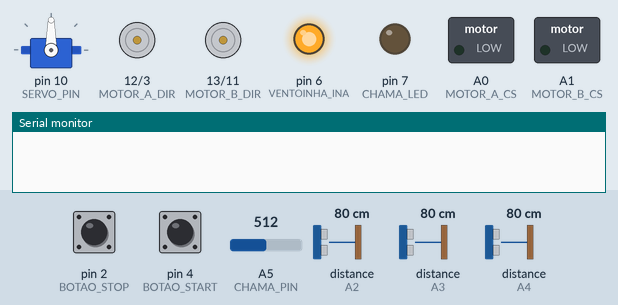
The sketch below on a simulated Arduino Uno, built with avr-gcc and run on an emulated ATmega328P. On the bench: servo, direction and speed pins drawn as motors (green arrow = direction pin HIGH = forward, orange = LOW = backward, longer = more drive), switched loads named in the sketch (green lamp = pin HIGH), output pins drawn as LEDs (lit = HIGH), the last lines printed to the serial monitor. Dashed ring = blinking. The inputs (shaded band) are chosen by the test bench; at power-on: pin 4 (BOTAO_START) LOW, A5 (CHAMA_PIN) = 512, pin 2 (BOTAO_STOP) LOW, distance to the obstacle (sensors on A2, A3, A4) 80 cm. The echo pulse lasts 58.3 µs per cm; pins used as bus, display or sensor lines are not drawn.

Above: at 1.2 s.
1.3 s: pin 4 (BOTAO_START) pulled HIGH for 0.15 s
At 1.7 s:
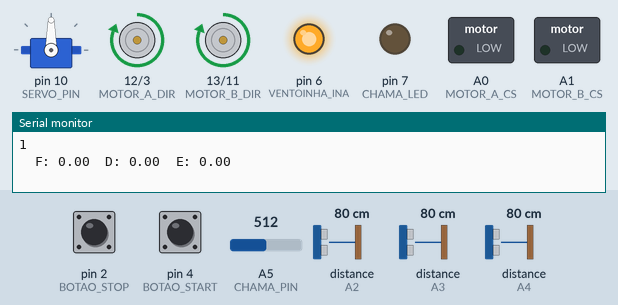
4.4 s: A5 (CHAMA_PIN) set to 781
7.4 s: A5 (CHAMA_PIN) set to 807
At 9.0 s:
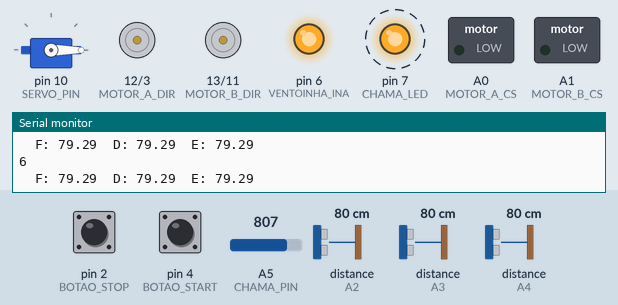
10.4 s: pin 2 (BOTAO_STOP) pulled HIGH for 0.15 s
At 13.0 s:
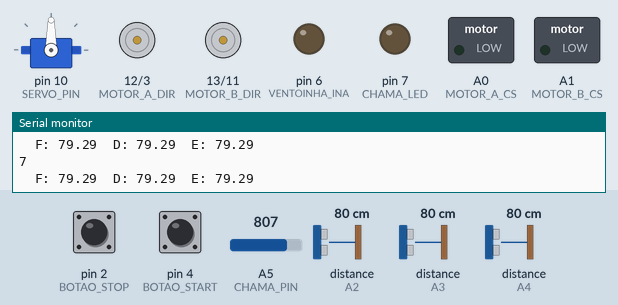
13.3 s: A5 (CHAMA_PIN) set to 716
16.3 s: pin 4 (BOTAO_START) pulled HIGH for 3.2 s
At 21.2 s:
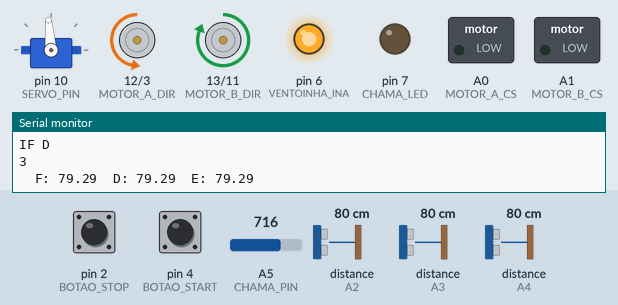
Timing chart, 0 to 31.2 s (numbered marks = the images above; inputs shaded):
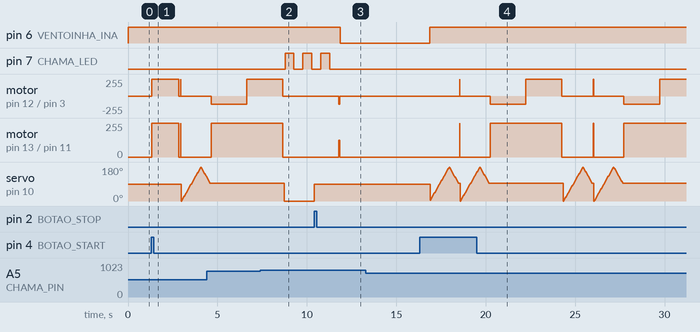

The sketch:

propostabeta3.ino
```cpp
#include <Servo.h>
#include <SoftwareSerial.h>

#include "param.h" //Parametros de configuração

Servo servo;  //Objeto de controlo do servo
SoftwareSerial Bluetooth(BT_RX, BT_TX); //Definição do Bluetooth

int desativa_robot = 0; //mantem o robot desativado
int ultimo_estado = -1; //ultimo estado enviado
int estado = 0;

int btnStart = 0, btnStop = 0; //Valor dos botões de Start e Stop

int chama = 0; //Valores do sensor de chama
int chama_param = 0;

int velA = 0, velB = 0, dirA = 0, dirB = 0, velProp = 0, dalayRobot = 0; //Valores de output

int angle_chama = 0;  //Angulo da chama em relação ao robot
int angle_servo = 0;  //Angulo atual do Servo
int incrm_servo = 1;  //Incremento do anglulo do servo
int servo_return = 0; //Define o sentido de rotação (1: sentido positivo | -1: sentido negativo)
int servoFlag = 0;    //Determina o numero de passagem nos 90º
int first_sprint = 0; //Primeira caminhada

int velP = 255; int delayP = 1000; int delayS = 100;

double distF = 0, distE = 0, distD = 0, distE2 = 0, distD2 = 0;
bool validaF = false, validaE = false, validaD = false;
int rotD = 0, rotE = 0;

void desativa() {
  desativa_robot = 0;
  analogWrite(MOTOR_A_PWM, 0);
  analogWrite(MOTOR_B_PWM, 0);
  digitalWrite(MOTOR_A_DIR, HIGH);
  digitalWrite(MOTOR_B_DIR, HIGH);
  analogWrite(VENTOINHA_INA, VENTOINHA_MIN);
  servo.write(90);
}

void setup() {
  //Inicializa a comunicação Serial via Bluetooth
  Bluetooth.begin(9600);
  Serial.begin(9600);

  //Função de interrupção
  attachInterrupt(digitalPinToInterrupt(2), desativa, RISING);

  //Output inicial
  velA = 0; velB = 0;
  dirA = 0; dirB = 0;
  velProp = 0; dalayRobot = 0;

  //PinModes e valor padrão
  pinMode(MOTOR_A_CS, OUTPUT);
  pinMode(MOTOR_B_CS, OUTPUT);
  pinMode(MOTOR_A_DIR, OUTPUT);
  pinMode(MOTOR_B_DIR, OUTPUT);
  pinMode(MOTOR_A_PWM, OUTPUT);
  pinMode(MOTOR_B_PWM, OUTPUT);
  analogWrite(MOTOR_A_PWM, 0);
  analogWrite(MOTOR_B_PWM, 0);
  digitalWrite(MOTOR_A_DIR, HIGH);
  digitalWrite(MOTOR_B_DIR, HIGH);

  pinMode(SONAR_TRIG_FRENTE, OUTPUT);
  pinMode(SONAR_TRIG_DIREITA, OUTPUT);
  pinMode(SONAR_TRIG_ESQUERDA, OUTPUT);
  pinMode(SONAR_ECHO_FRENTE, INPUT);
  pinMode(SONAR_ECHO_DIREITA, INPUT);
  pinMode(SONAR_ECHO_ESQUERDA, INPUT);

  pinMode(VENTOINHA_INA, OUTPUT);
  analogWrite(VENTOINHA_INA, VENTOINHA_MIN);

  pinMode(SERVO_PIN, OUTPUT);

  pinMode(CHAMA_PIN, INPUT);
  pinMode(CHAMA_LED, OUTPUT);

  pinMode(BOTAO_START, INPUT);
  pinMode(BOTAO_STOP, INPUT);

  ultimo_estado = -1;
  first_sprint = 0;

  //Config Servo
  servo.attach(SERVO_PIN);
  angle_servo = 90;
  servo.write(angle_servo);

  chama_param = 800; //analogRead(CHAMA_PIN) * 3.00;
}

void loop() {
  if (desativa_robot == 0) {
    //Lê os inputs
    btnStart = digitalRead(BOTAO_START);

    if (btnStart == HIGH) {
      desativa_robot = 1;
      estado = 1;
    }else{
      estado = 0;
    }

  } else {
    switch (estado) {
      case 1: //frente
        enviarEstado(1);
        //Se for o primeiro sprint, anda um bocadinho a mais
        if (first_sprint == 0) {
          frente(velP, delayP * 1.5);
          robotPara(delayS);
          first_sprint = 1;
        }

        //Calcula distancias
        distF = getDistance(SONAR_TRIG_FRENTE, SONAR_ECHO_FRENTE);
        distE = distE2 = getDistance(SONAR_TRIG_ESQUERDA, SONAR_ECHO_ESQUERDA);
        distD = distD2 = getDistance(SONAR_TRIG_DIREITA, SONAR_ECHO_DIREITA);

        frente(velP, 0); //Anda em frente

        //Aplica movimento
        do {
          //guarda as medidas atuais
          distE2 = distE;
          distD2 = distD;

          //Calcular as distancias novas
          distF = getDistance(SONAR_TRIG_FRENTE, SONAR_ECHO_FRENTE);
          distE = getDistance(SONAR_TRIG_ESQUERDA, SONAR_ECHO_ESQUERDA);
          distD = getDistance(SONAR_TRIG_DIREITA, SONAR_ECHO_DIREITA);

          //Valida as medidas
          validaF = distF >= SONAR_DIST_MIN;
          validaD = distD <= SONAR_ROOM;
          validaE = distE <= SONAR_ROOM;

        } while (validaF == true && validaD == true && validaE == true);
        para(); //para o robot

        //Calcular as distancias novas
        distF = getDistance(SONAR_TRIG_FRENTE, SONAR_ECHO_FRENTE);
        distE = getDistance(SONAR_TRIG_ESQUERDA, SONAR_ECHO_ESQUERDA);
        distD = getDistance(SONAR_TRIG_DIREITA, SONAR_ECHO_DIREITA);

        if (distF <= SONAR_DIST_MIN && distD <= SONAR_DIST_MIN && distE <= SONAR_DIST_MIN) {
          estado = 5;
          Serial.println("IF A");
        }else if (distF <= SONAR_DIST_MIN && (distD <= SONAR_DIST_MIN || distE <= SONAR_DIST_MIN) && (distE <= SONAR_ROOM || distD <= SONAR_ROOM)) {
          estado = 5;
          Serial.println("IF B");
        } else if (distE >= distF * 1.25 && distE < distF * 2.00) {
          estado = 1;
          Serial.println("IF C");
        } else if (distD >= SONAR_ROOM && rotD < RotMax) { //direita
          estado = 3;
          Serial.println("IF D");
        } else if (distE >= SONAR_ROOM && rotE < RotMax) { //esquerda
          estado = 4;
          Serial.println("IF E");
        } else if (rotD >= RotMax && distE >= SONAR_DIST_MIN) {
          estado = 4;

          Serial.println("IF F");
        } else if (rotE >= RotMax && distD >= SONAR_DIST_MIN) {
          estado = 3;
          Serial.println("IF G");
        } else if (distF >= SONAR_DIST_MIN) {
          estado = 3;
          Serial.println("IF H");
        } else {
          estado = 5;
          Serial.println("IF I");
        }
        break;
      case 2: //trás
        enviarEstado(2);
        //Atualiza as variáveis de rotação
        rotD = 0;
        rotE = 0;
        //Anda para trás
        tras(velP, delayP);
        estado = 1;
        break;
      case 3: //direita
        enviarEstado(3);
        //Atualiza as variáveis de rotação
        //rotD ++;
        //rotE = 0;
        //Roda para a direita
        direita(velP, delayP * 2);
        frente(velP, delayP * 2); //Liga os motores
        robotPara(delayS); // para o robot
        estado = 1;
        break;
      case 4: //esquerda
        enviarEstado(4);
        //Atualiza as variaveis de rotação
        //rotE ++;
        //rotD = 0;
        //Roda para a esquerda
        esquerda(velP, delayP * 2);
        frente(velP, delayP * 2); //Liga os motores
        robotPara(delayS); // para o robot
        estado = 1;
        break;
      case 5: //180
        roda180(velP, delayP * 4); //roda o robot 180º
        robotPara(delayS); // para o robot

        estado = 1;

        break;
      default:
        estado = 1;
        Serial.println("Default");
    }

    //Roda o servo
    servo_return = 1;
    angle_servo = SERVO_MIN_ANGLE;
    servoFlag = 0;

    do {
      servo.write(angle_servo); //Roda o servo
      chama = analogRead(CHAMA_PIN);

      if (chama >= chama_param) {
        apagarChama(angle_servo);
      }

      delay(SERVO_DELAY);

      servo_return = (angle_servo == SERVO_MAX_ANGLE) ? -1 : servo_return; //Inverte o sentido de rotação quando chegar-mos ao angulo máximo

      angle_servo += SERVO_INCREMENTO * servo_return; //Muda o angulo do servo para a próxima rotação

      servoFlag += (angle_servo == 90) ? 1 : 0; //Incrementa a flag apenas se o angulo for 90º

    } while (servoFlag < 2);
  }
}

double getDistance(int trig, int echo) {
  //Limpeza do Pino Trig
  digitalWrite(trig, LOW);
  delayMicroseconds(2);

  //Ativa o Pin Trig por 10 microsegundos
  digitalWrite(trig, HIGH);
  delayMicroseconds(10);
  digitalWrite(trig, LOW);

  //Lê os Pin Echo e retorna o tempo de viagem da onda sonoar em microsegundos
  double dist = pulseIn(echo, HIGH) * 0.034 / 2;
  return dist;
}

void enviarEstado(int estado) {
  //Apenas envia se o estado for diferente
  //if (ultimo_estado != estado) {
    Serial.println(estado);
    Bluetooth.println(estado);
    ultimo_estado = estado;
  //}
  Serial.println("\tF: " + (String)distF + "\tD: " + (String)distD + "\tE: " + (String)distE);
  Bluetooth.println("\tF: " + (String)distF + "\tD: " + (String)distD + "\tE: " + (String)distE);
}

void frente(int motorSpeed, int duracao) {
  //Motor A
  digitalWrite(MOTOR_A_DIR, HIGH);
  analogWrite(MOTOR_A_PWM, motorSpeed);

  //Motor B
  digitalWrite(MOTOR_B_DIR, HIGH);
  analogWrite(MOTOR_B_PWM, motorSpeed);

  delay(duracao);

}

void tras(int motorSpeed, int duracao) {
  //Motor A
  digitalWrite(MOTOR_A_DIR, LOW);
  analogWrite(MOTOR_A_PWM, motorSpeed);

  //Motor B
  digitalWrite(MOTOR_B_DIR, LOW);
  analogWrite(MOTOR_B_PWM, motorSpeed);

  delay(duracao);
}

void direita(int motorSpeed, int duracao) {
  //Motor A
  digitalWrite(MOTOR_A_DIR, LOW);
  analogWrite(MOTOR_A_PWM, motorSpeed / 2);

  //Motor B
  digitalWrite(MOTOR_B_DIR, HIGH);
  analogWrite(MOTOR_B_PWM, motorSpeed);

  delay(duracao);
}

void esquerda(int motorSpeed, int duracao) {
  //Motor A
  digitalWrite(MOTOR_A_DIR, HIGH);
  analogWrite(MOTOR_A_PWM, motorSpeed);

  //Motor B
  digitalWrite(MOTOR_B_DIR, LOW);
  analogWrite(MOTOR_B_PWM, motorSpeed / 2);

  delay(duracao);
}

void robotPara(int duracao) {
  //Motor A
  digitalWrite(MOTOR_A_DIR, HIGH);
  analogWrite(MOTOR_A_PWM, 0);

  //Motor B
  digitalWrite(MOTOR_B_DIR, HIGH);
  analogWrite(MOTOR_B_PWM, 0);

  delay(duracao);
}

void para() {
  //Motor A
  digitalWrite(MOTOR_A_DIR, HIGH);
  analogWrite(MOTOR_A_PWM, 0);

  //Motor B
  digitalWrite(MOTOR_B_DIR, HIGH);
  analogWrite(MOTOR_B_PWM, 0);
}

void roda180(int motorSpeed, int duracao) {
  if (getDistance(SONAR_TRIG_FRENTE, SONAR_ECHO_FRENTE) < SONAR_DIST_MIN) {
    tras(velP, delayP / 2); //Não há condições para rodar, recua um pouco
  }

  if (getDistance(SONAR_TRIG_DIREITA, SONAR_ECHO_DIREITA) > SONAR_DIST_MIN) {
    direita(motorSpeed, duracao); //Temos condições para rodar à direita
  } else {
    esquerda(motorSpeed, duracao);
  }
}

void apagarChama(int angle) {
  int dirA, dirB;

  enviarEstado(6); //Enviar o estado
  //Avisa que detetou o a chama
  for (int i = 0; i < 3; i++) {
    digitalWrite(CHAMA_LED, HIGH);
    delay(500);
    digitalWrite(CHAMA_LED, LOW);
    delay(500);
  }

  servo.write(90); //Roda o servo

  //Define para onde se roda
  if (angle > 95) {
    while (analogRead(CHAMA_PIN) <= chama_param) { //Roda ate detetar a chama
      esquerda(velP, delayP / 2);
    }
  } else if (angle < 85) {
    while (analogRead(CHAMA_PIN) <= chama_param) { //Roda ate detetar a chama
      direita(velP, delayP / 2);
    }
  }

  if (angle > 95) {
    esquerda(velP / 2, delayS / 2);
  } else {
    direita(velP / 2, delayS / 2);
  }

  robotPara(0);
  enviarEstado(7); //Enviar o estado
  while (analogRead(CHAMA_PIN) >= chama_param) { //Enquanto há chama mantem o propeller a trabalhar
    analogWrite(VENTOINHA_INA, VENTOINHA_MAX);
    delay(CHAMA_DELAY);
  }

  analogWrite(VENTOINHA_INA, VENTOINHA_MIN); //desliga o propeller
}
```

param.h
```cpp
//Motores (A: Esquerda | B: Direita)
#define MOTOR_A_DIR 12
#define MOTOR_B_DIR 13
#define MOTOR_A_PWM 3
#define MOTOR_B_PWM 11
//#define MOTOR_A_BRK 9
//#define MOTOR_B_BRK 8
#define MOTOR_A_CS A0
#define MOTOR_B_CS A1
#define MOTOR_MOVE_STOP 0  //Constantes de apoio
#define MOTOR_MOVE_FORWARD 1
#define MOTOR_MOVE_BACKWARD 2
#define MOTOR_MOVE_RIGHT 3
#define MOTOR_MOVE_LEFT 4
#define MOTOR_VEL 128

//Sonares
#define SONAR_TRIG_ESQUERDA 5
#define SONAR_TRIG_DIREITA 8
#define SONAR_TRIG_FRENTE 9
#define SONAR_ECHO_FRENTE A2
#define SONAR_ECHO_DIREITA A3
#define SONAR_ECHO_ESQUERDA A4
#define SONAR_DIST_MIN 20 //distancia minima do robot à parede em cm
#define SONAR_ROOM 60     //distancia que o robot considera um quarto em cm
#define SONAR_ROOM_FRENTE 25     //distancia máxima para que o robot entre no quarto em vez de seguir em frente
#define SONAR_ROT_180 30     //distancia das laterais à parede para fazer o robot rodar 180º

//Propeller
#define VENTOINHA_INA 6
#define VENTOINHA_MAX 0
#define VENTOINHA_MIN 255

//Servomotor
#define SERVO_PIN 10
#define SERVO_DELAY 30
#define SERVO_MAX_ANGLE 180
#define SERVO_MIN_ANGLE 0
#define SERVO_INCREMENTO 5

//Sensor de Chama
#define CHAMA_PIN A5
#define CHAMA_LED 7
#define CHAMA_DELAY 5000
#define CHAMA_RAZAO 1.20

//Bluetooth
#define BT_RX 0
#define BT_TX 1

//Botões de Ativação
#define BOTAO_START 4
#define BOTAO_STOP 2

//Maximo de rotacoes no mesmo sentido
#define RotMax 6
```

Measured:
- the behaviour switches between 799 and 800 on A5 (CHAMA_PIN) (found by bisection; images 1 and 2)
- after the input at 1.3 s, motor on pin 12 (MOTOR_A_DIR) / pin 3 (MOTOR_A_PWM), motor on pin 13 (MOTOR_B_DIR) / pin 11 (MOTOR_B_PWM): stopped → forward 255/255 at once, → stopped 1.5 s later
- after the input at 7.4 s, pin 7 (CHAMA_LED): alternates HIGH for 0.50 s and LOW for 0.50 s, starting after 1.4 s; servo on pin 10 (SERVO_PIN): goes on until 8.7 s, then stays 0°
- after the input at 10.4 s, servo on pin 10 (SERVO_PIN): 0° → 90° after 0.00 s instead of 1.4 s
- after the input at 13.3 s, every drawn part: stays the same
- after the input at 16.3 s, motor on pin 13 (MOTOR_B_DIR) / pin 11 (MOTOR_B_PWM): stopped → forward 255/255 after 3.9 s, → stopped 4.0 s later, → forward 255/255 3.5 s later
